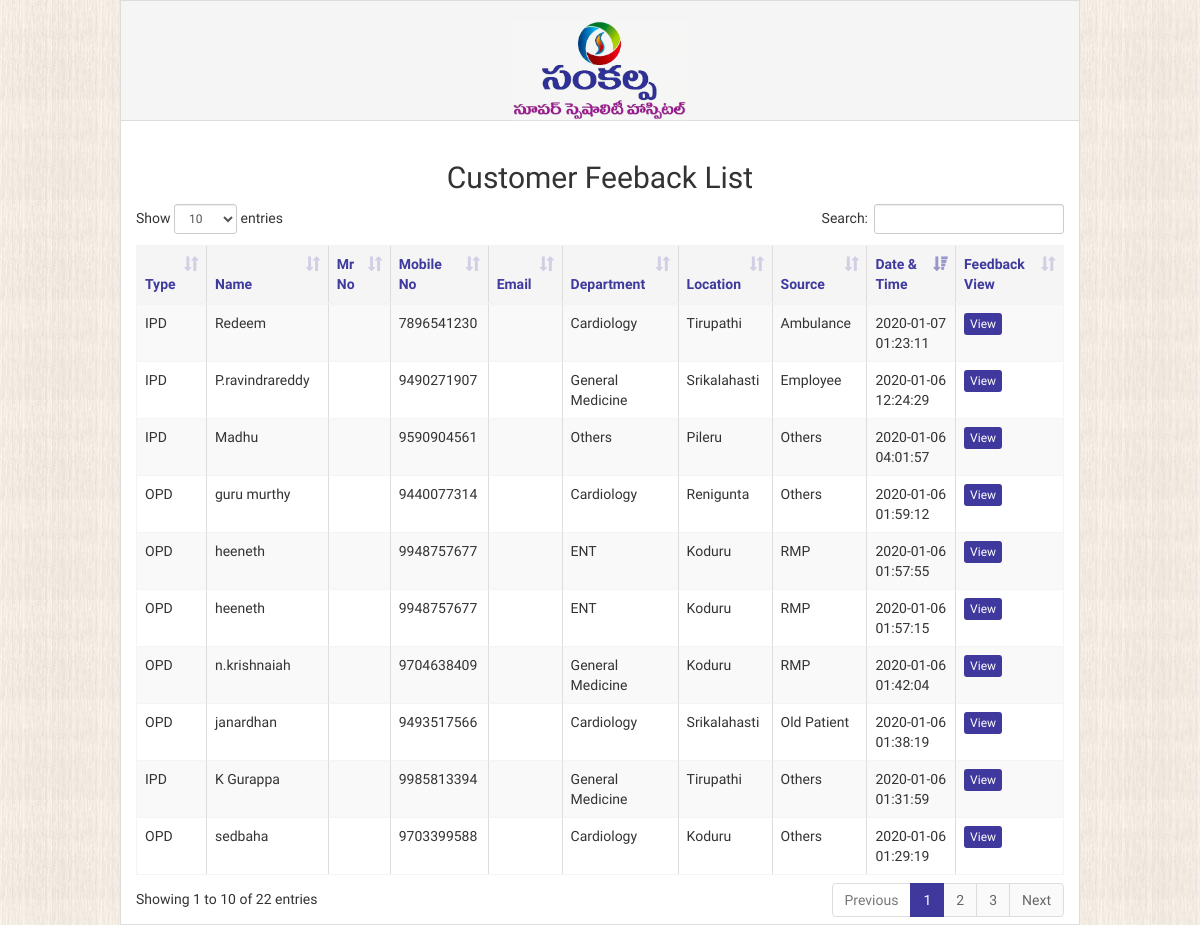
The page /index.php/feedback/list_view on the database its author committed.
### tables this page shows
CREATE TABLE `feed_back` (
  `f_b_id` int(11) NOT NULL AUTO_INCREMENT,
  `name` varchar(250) DEFAULT NULL,
  `type` varchar(250) DEFAULT NULL,
  `p_no` varchar(250) DEFAULT NULL,
  `email_id` varchar(250) DEFAULT NULL,
  `phone_no` varchar(250) DEFAULT NULL,
  `recommend` varchar(250) DEFAULT NULL,
  `comment` text,
  `location` varchar(250) DEFAULT NULL,
  `department` varchar(250) DEFAULT NULL,
  `source` varchar(250) DEFAULT NULL,
  `s_name` varchar(250) DEFAULT NULL,
  `created_at` datetime DEFAULT NULL,
  `date` varchar(250) DEFAULT NULL,
  PRIMARY KEY (`f_b_id`)
);

### application/controllers/Feedback.php (called while the page is built, shortened)
<?php
class Feedback extends CI_Controller {
	public function __construct()
	{
		$this->load->helper(array('form', 'url'));
		$this->load->library('form_validation');
		$this->load->library('session');
		$this->load->library('email');
		$this->load->library('user_agent');
		$this->load->helper('directory');
		$this->load->helper('security');
		$this->load->model('Feedback_model');
	}
	public function list_view()
	{
		$data['f_list']=$this->Feedback_model->get_all_feedback_list();
		$this->load->view('html/list_view',$data);
	}
}

### index.php (called while the page is built, shortened)
<?php
require_once BASEPATH.'core/CodeIgniter.php';

### application/models/Feedback_model.php (called while the page is built, shortened)
<?php if ( ! defined('BASEPATH')) exit('No direct script access allowed');
class Feedback_model extends CI_Model
{
	public  function get_all_feedback_list(){
		$this->db->select('fd.*')->from('feed_back as fd');
		return $this->db->get()->result_array();
	}
  }

### application/views/html/list_view.php (the view, shortened to what this page needs)
<!DOCTYPE html>
<html>
<head>
	<link rel="stylesheet" href="<?php echo base_url(); ?>assets/back/css/bootstrap.min.css">
	<link href="<?php echo base_url(); ?>assets/back/css/bootstrapValidator.min.css" rel="stylesheet">
	<link rel="stylesheet" href="https://cdnjs.cloudflare.com/ajax/libs/font-awesome/4.5.0/css/font-awesome.min.css">
	<link rel="stylesheet" href="https://cdnjs.cloudflare.com/ajax/libs/ionicons/2.0.1/css/ionicons.min.css">
	<link rel="stylesheet" href="<?php echo base_url(); ?>assets/back/css/dataTables.bootstrap.css">
	<link rel="stylesheet" href="<?php echo base_url(); ?>assets/back/css/daterangepicker.css">
	<link rel="stylesheet" href="<?php echo base_url(); ?>assets/back/css/datepicker3.css">
	<link rel="stylesheet" href="<?php echo base_url(); ?>assets/back/css/bootstrap-timepicker.min.css">
	<link rel="stylesheet" href="<?php echo base_url(); ?>assets/back/css/bootstrap-colorpicker.min.css">
	<link rel="stylesheet" href="<?php echo base_url(); ?>assets/back/css/select2.min.css">
	<link rel="stylesheet" href="<?php echo base_url(); ?>assets/back/css/custom.css">
	<link rel="stylesheet" href="<?php echo base_url(); ?>assets/back/css/fullcalendar.min.css">
	<link rel="stylesheet" href="<?php echo base_url(); ?>assets/back/css/AdminLTE.min.css">
	<link rel="stylesheet" href="<?php echo base_url(); ?>assets/back/css/skins/_all-skins.min.css">
	<link rel="stylesheet" href="<?php echo base_url(); ?>assets/back/css/style.css">
	<link rel="stylesheet" href="<?php echo base_url(); ?>assets/back/css/blue.css">
	<link rel="stylesheet" href="<?php echo base_url(); ?>assets/back/css/morris.css">
	<link rel="stylesheet" href="<?php echo base_url(); ?>assets/back/css/jquery-jvectormap-1.2.2.css">
	<link rel="stylesheet" href="<?php echo base_url(); ?>assets/back/css/bootstrap3-wysihtml5.min.css">
</head>
<body class="login-bg-feed">
	<div class="" style="display:flex;justify-content: center;">
	<div class="page-container">
		<div  style="background:#f5f5f5;padding:20px;width:100%;height:120px;border-bottom:1px solid #ddd" >
			<a href="<?php echo base_url(''); ?>"><div class="col-md-12 text-center">
				<img style="height:100px;margin:0 auto;" class="img-responsive" src="<?php echo base_url(); ?>assets/back/img/logo.png">
			</div></a>
		</div>
		<div class="clearfix">&nbsp;</div>
		<div class="row">
			<div class="container-fluid" >
			<div class="col-md-12 text-center">
				<h2>Customer Feeback List</h2>
			</div>
			<div class="col-md-12 ">
		<table id="example" class="table table-striped table-bordered" style="width:100%">
        <thead>
            <tr>
                <th>Type</th>
                <th>Name</th>
                <th>Mr No</th>
                <th>Mobile No</th>
                <th>Email</th>
                <th>Department</th>
                <th>Location</th>
                <th>Source</th>
                <th>Date & Time</th>
                <th>Feedback View</th>
            </tr>
        </thead>
        <tbody>
		<?php if(isset($f_list) && count($f_list)>0){ ?>
			<?php foreach($f_list as $fl){ ?>
				<tr>
					<td><?php echo $fl['type']; ?></td>
					<td><?php echo $fl['name']; ?></td>
					<td><?php echo $fl['p_no']; ?></td>
					<td><?php echo $fl['phone_no']; ?></td>
					<td><?php echo $fl['email_id']; ?></td>
					<td><?php echo $fl['department']; ?></td>
					<td><?php echo $fl['location']; ?></td>
					<td><?php echo $fl['source']; ?></td>
					<td><?php echo $fl['created_at']; ?></td>
					<td><a class="btn btn-primary btn-xs" href="<?php echo base_url('feedback/view/'.base64_encode($fl['f_b_id'])); ?>">View</a></td>
				</tr>
			<?php } ?>
		<?php } ?>
        </tbody>
    </table>
			</div>
			</div>
		</div>
	</div>
	</div>
</body>
</html>

### assets/back/css/style.css (style rules this page uses)
.login-bg-feed { background: url(../img/login_bg-fedd.jpg) ; background-repeat: repeat; height:100%; }

### application/views/html/list_view.php (style rules this page uses)
.page-container { width:80%; border:1px solid #ddd; background:#fff; }

### rows shown on the page
feed_back: type "IPD", name "P.ravindrareddy", phone_no "9490271907", department "General Medicine", location "Srikalahasti", source "Employee", created_at "2020-01-06 12:24:29"
feed_back: type "OPD", name "sedbaha", phone_no "9703399588", department "Cardiology", location "Koduru", source "Others", created_at "2020-01-06 01:29:19"
feed_back: type "IPD", name "K Gurappa", phone_no "9985813394", department "General Medicine", location "Tirupathi", source "Others", created_at "2020-01-06 01:31:59"
feed_back: type "OPD", name "janardhan", phone_no "9493517566", department "Cardiology", location "Srikalahasti", source "Old Patient", created_at "2020-01-06 01:38:19"
feed_back: type "OPD", name "n.krishnaiah", phone_no "9704638409", department "General Medicine", location "Koduru", source "RMP", created_at "2020-01-06 01:42:04"
feed_back: type "OPD", name "heeneth", phone_no "9948757677", department "ENT", location "Koduru", source "RMP", created_at "2020-01-06 01:57:15"
feed_back: type "OPD", name "heeneth", phone_no "9948757677", department "ENT", location "Koduru", source "RMP", created_at "2020-01-06 01:57:55"
feed_back: type "OPD", name "guru murthy", phone_no "9440077314", department "Cardiology", location "Renigunta", source "Others", created_at "2020-01-06 01:59:12"
feed_back: type "IPD", name "Madhu", phone_no "9590904561", department "Others", location "Pileru", source "Others", created_at "2020-01-06 04:01:57"
feed_back: type "IPD", name "Redeem", phone_no "7896541230", department "Cardiology", location "Tirupathi", source "Ambulance", created_at "2020-01-07 01:23:11"
